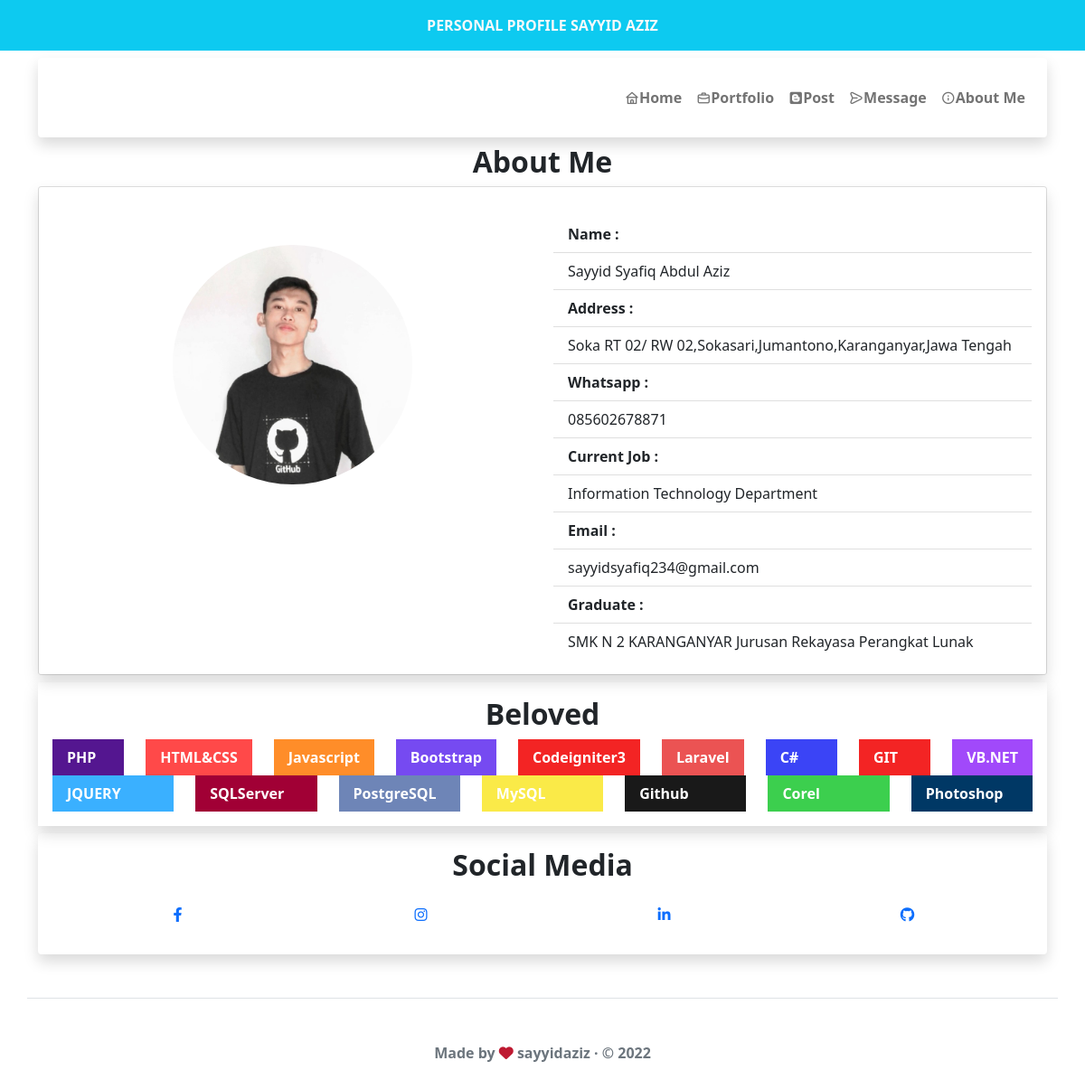
The app's page /index.php/about with its own data.
### tables this page shows
CREATE TABLE `about` (
  `id` int(11) NOT NULL,
  `name` varchar(255) NOT NULL,
  `current_job` varchar(255) NOT NULL,
  `address` varchar(255) NOT NULL,
  `phone` varchar(255) NOT NULL,
  `email` varchar(255) NOT NULL,
  `school` varchar(255) NOT NULL,
  `image` varchar(255) NOT NULL
);

CREATE TABLE `skill` (
  `id` int(11) NOT NULL,
  `icon` varchar(255) DEFAULT NULL,
  `skill` varchar(255) NOT NULL,
  `bgcolor` varchar(255) NOT NULL
);

CREATE TABLE `sosmed` (
  `id` int(11) NOT NULL,
  `sosmed` varchar(255) NOT NULL,
  `link` varchar(255) NOT NULL
);

### application/controllers/About.php (called while the page is built, shortened)
<?php
class About extends CI_Controller {
	public function __construct()
    {
   $this->load->model('m_about');
   $this->load->model('m_skill');
   $this->load->model('m_sosmed');
	}
	public function index()
	{
		$data['about'] = $this->m_about->data();
		$data['skill'] = $this->m_skill->data();
		$data['sosmed'] = $this->m_sosmed->data();
		$this->load->view('web/about.php',$data);
	}
}

### index.php (called while the page is built, shortened)
<?php
require_once BASEPATH.'core/CodeIgniter.php';

### application/models/M_about.php (called while the page is built, shortened)
<?php
class m_about extends CI_Model
{
    public $table = 'about';
    public function data()
    {
        $query = $this->db->get($this->table);
        return  $query->result();
    }
}

### application/models/M_skill.php (called while the page is built, shortened)
<?php
class m_skill extends CI_Model
{
    public $table = 'skill';
    public function data()
    {
        $query = $this->db->get($this->table);
        return  $query->result();
    }
}

### application/models/M_sosmed.php (called while the page is built, shortened)
<?php
class m_sosmed extends CI_Model
{
    public $table = 'sosmed';
    public function data()
    {
        $query = $this->db->get($this->table);
        return  $query->result();
    }
}

### application/views/web/about.php (the view, shortened to what this page needs)
<main class="container mt-2">
    <h2 class="fw-bold text-center">About Me</h2>
    <div class="card">
        <div class="card-body shadow">
            <div class="row">
                <?php
                foreach ($about as $row) {
                ?>
                    <div class="col mt-5">
                        <img src="<?php echo base_url('assets/img/') . $row->image ?>" class="img-fluid rounded-circle float-end " data-bs-toggle="modal" data-bs-target="#staticBackdrop" alt="profile" style="position:relative;width:50%;margin-right:25%">
                    </div>
                    <div class="col">
                        <ul class="list-group list-group-flush ">
                            <li class="list-group-item fw-bold">Name :</li>
                            <li class="list-group-item "><?php echo $row->name ?></li>
                            <li class="list-group-item fw-bold">Address :</li>
                            <li class="list-group-item"><?php echo $row->address ?></li>
                            <li class="list-group-item fw-bold">Whatsapp :</li>
                            <li class="list-group-item"><?php echo $row->phone ?></li>
                            <li class="list-group-item fw-bold">Current Job :</li>
                            <li class="list-group-item"><?php echo $row->current_job ?></li>
                            <li class="list-group-item fw-bold">Email :</li>
                            <li class="list-group-item"><?php echo $row->email ?></li>
                            <li class="list-group-item fw-bold">Graduate :</li>
                            <li class="list-group-item"><?php echo $row->school ?></li>
                        </ul>
                    </div>
                <?php } ?>
            </div>
        </div>
    </div>
    <div class="card-body shadow mt-2">
        <h2 class="text-center fw-bold">Beloved</h2>
            <div class="row">
                <?php foreach ($skill as $s) { ?>
                    <div class="col">
                        <ul class="list-group list-group-flush">
                            <li class="list-group-item fw-bold text-white" style="background-color: <?php echo $s->bgcolor?>;"><?php echo $s->skill ?></li>
                        </ul>
                    </div>
                <?php } ?>
            </div>
    </div>
    <div class="card-body rounded shadow mt-2">
        <h2 class="text-center fw-bold">Social Media</h2>
        <div class="card-body text-center">
            <div class="row">
                <div class="col">
                    <div class="row">
                    <?php
                foreach ($sosmed as $row) {
                ?>
                        <div class="col">
                        <a href="<?php echo $row->link?>" target="_blank" class="text-decoration-none"><i class="<?php echo $row->sosmed?>"></i></a>
                        </div>
                        <?php } ?>
                    </div>
                </div>
            </div>
        </div>
    </div>
</main>

### records on screen
about: image (picture), name "Sayyid Syafiq Abdul Aziz", address "Soka RT 02/ RW 02,Sokasari,Jumantono,Karanganyar,Jawa Tengah", phone "085602678871", current_job "Information Technology Department", email "sayyidsyafiq234@gmail.com", school "SMK N 2 KARANGANYAR Jurusan Rekayasa Perangkat Lunak"
skill: skill "PHP"
skill: skill "HTML&CSS"
skill: skill "Javascript"
skill: skill "Bootstrap"
skill: skill "Codeigniter3"
skill: skill "Laravel"
skill: skill "C#"
skill: skill "GIT"
skill: skill "VB.NET"
skill: skill "JQUERY"
skill: skill "SQLServer"
skill: skill "PostgreSQL"
skill: skill "MySQL"
skill: skill "Github"
skill: skill "Corel"
skill: skill "Photoshop"
